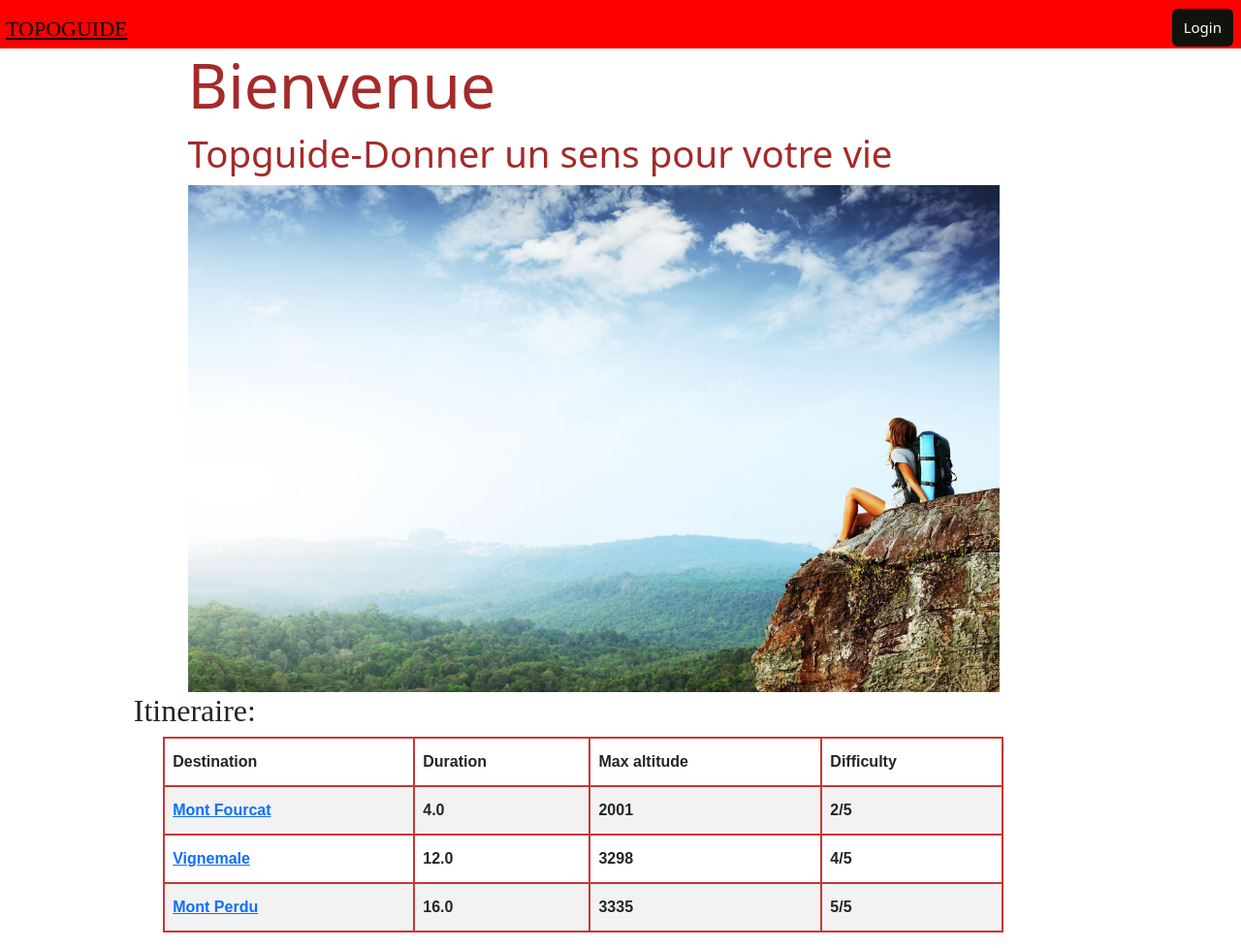
/itineraires/, run on the app's committed database.
### itineraires/models.py (models this page shows, shortened)
class Itineraire(models.Model):
    titre = models.CharField(max_length=200)
    point_de_depart = models.CharField(max_length=200)
    description = models.TextField(default="")
    altitude_de_depart =  models.IntegerField('altitude_de_depart (m)')
    altitude_min = models.IntegerField('altitude_min (m)')
    altitude_max = models.IntegerField('altitude_max (m)')
    denivele_positif_cumule = models.FloatField(default=0)
    denivele_negatif_cumule = models.FloatField(default=0)
    duree_estimee = models.FloatField('Duree estimee (h)')
    difficulte_estimee = models.IntegerField('Difficulte')

### itineraires/views.py (the view)
# urls.py: path('', views.Itineraire_list, name='Itineraire_list'),
def Itineraire_list(request):
    itineraire_list = Itineraire.objects.all()
    template = loader.get_template('itineraires/Itineraire_list.html')
    context = {
        'itineraire_list': itineraire_list,
    }
    return HttpResponse(template.render(context, request))

### itineraires/templates/itineraires/Itineraire_list.html
{% extends 'itineraires/base.html' %}
{% load static %}
{% block content %}
<div class="container-sm">
<div style="position: relative;left: 10%;">
    <h1 style="font-size: 5vw;;color: brown;">Bienvenue</h1>
    <h1 style="font-size: 3vw;color: brown;">Topguide-Donner un sens pour votre vie</h1>
<img src="{% static "itineraires/images/itiniraire_list_image.jpg" %}" class="itineraire_list_image">
</div>
    {% if itineraire_list %}
<div>
    <div style="position: relative;left: 5%;font-family: Tahoma;">
        <h2 >Itineraire:</h2>
    </div>
    <ul>
    <div style="position: relative;left: 5%;width: 80%;">
    <table id="itineraire_table">
        <tr>
            <th>Destination</th>
            <th>Duration</th>
            <th>Max altitude</th>
            <th>Difficulty</th>
          </tr>
    {% for itineraire in itineraire_list %}
    <tr>
        <th><a href="{% url 'itineraires:Itineraire_DetailView' itineraire.id %}">{{ itineraire.titre }}</a></th>
        <th>{{ itineraire.duree_estimee}}</th>
        <th>{{ itineraire.altitude_max }}</th>
        <th>{{ itineraire.difficulte_estimee }}/5</th>
      </tr>{% endfor %}
    </table>
    {% else %}
    <p>No itineraires are available.</p>
        {% endif %}
    </div>
</div>
</div>
{% endblock content %}

### itineraires/static/itineraires/style.css (style rules this page uses)
#itineraire_table { font-family: Arial, Helvetica, sans-serif; border-collapse: collapse; width: 100%; }
#itineraire_table td, #itineraire_table th { border: 2px solid rgb(204, 53, 53); padding: 8px; }
#itineraire_table tr:nth-child(even) { background-color: #f2f2f2; }
#itineraire_table th { padding-top: 12px; padding-bottom: 12px; text-align: left; }
.itineraire_list_image { position: relative; width:75%; height:40% ; vertical-align:middle; margin-top: 2px; }

### data on the page
Itineraire: titre "Mont Fourcat", duree_estimee "4.0", altitude_max "2001", difficulte_estimee "2"
Itineraire: titre "Vignemale", duree_estimee "12.0", altitude_max "3298", difficulte_estimee "4"
Itineraire: titre "Mont Perdu", duree_estimee "16.0", altitude_max "3335", difficulte_estimee "5"
